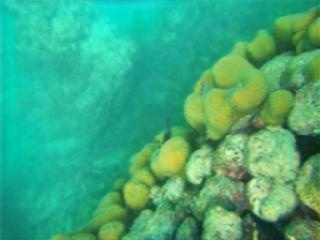
#> input picture abel/input_images/set_f38.jpg, 320 x 240 px, found by its file name
$ python gain4.py
#> lines starting #> are read from the running program, lines starting #| are printed output that depends on the picture
#> in load_and_preprocess_image, image is the input picture: shape (240, 320, 3); mean B, G, R 125.3, 170.8, 61.7
import cv2
import numpy as np
import matplotlib.pyplot as plt

# Function to balance RGB channels
def balance_colors(image):
    # Split the image into R, G, B channels
    r_channel, g_channel, b_channel = cv2.split(image)
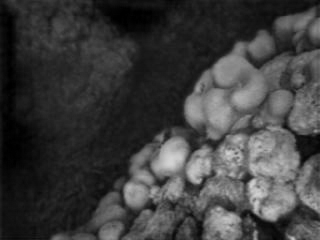
#> r_channel: shape (240, 320); min 0, max 212, mean 61.7
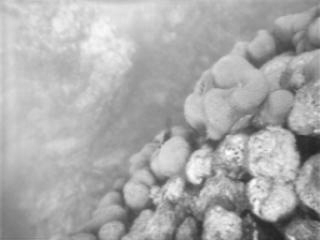
#> g_channel: shape (240, 320); min 33, max 255, mean 170.8
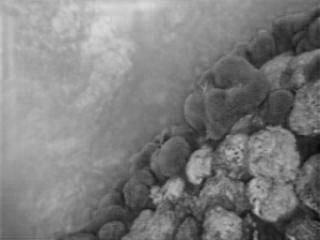
#> b_channel: shape (240, 320); min 8, max 219, mean 125.3

    # Compute the average intensity of each channel
    r_mean, g_mean, b_mean = np.mean(r_channel), np.mean(g_channel), np.mean(b_channel)
#> r_mean = 61.73; g_mean = 170.8; b_mean = 125.3
    overall_mean = (r_mean + g_mean + b_mean) / 3.0  # Target mean for all channels
#> overall_mean = 119.3

    # Normalize each channel to have the same mean intensity
    def normalize_channel(channel, mean, target_mean):
#> called with mean = 61.73, target_mean = 119.3
        scale_factor = target_mean / mean if mean != 0 else 1
#> scale_factor = 1.93
        adjusted_channel = channel * scale_factor
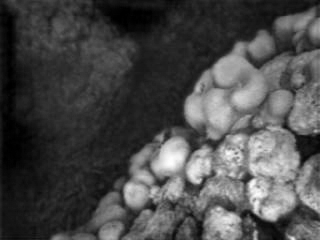
#> adjusted_channel: shape (240, 320) float64; min 0, max 409.6, mean 119.3; drawn with min black and max white
        return np.clip(adjusted_channel, 0, 255).astype(np.uint8)
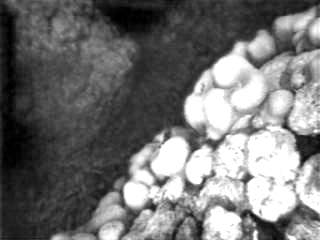
#> returned value: shape (240, 320); min 0, max 255, mean 114.1

    r_balanced = normalize_channel(r_channel, r_mean, overall_mean)
    g_balanced = normalize_channel(g_channel, g_mean, overall_mean)
#> call 2 of normalize_channel, with mean = 170.8, target_mean = 119.3
#> in normalize_channel (call 2), `scale_factor = target_mean / mean if mean != 0 else 1`: scale_factor = 0.698
#> in normalize_channel (call 2), `adjusted_channel = channel * scale_factor`:
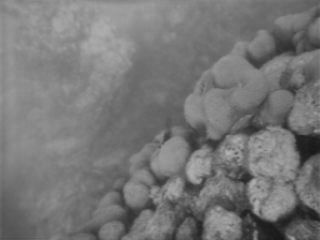
#> adjusted_channel: shape (240, 320) float64; min 23.05, max 178.1, mean 119.3
    b_balanced = normalize_channel(b_channel, b_mean, overall_mean)

    # Merge the balanced channels back into an image
    balanced_image = cv2.merge((r_balanced, g_balanced, b_balanced))
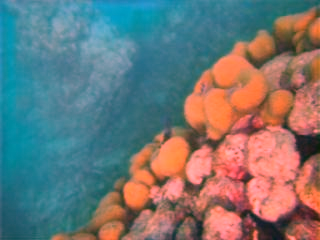
#> balanced_image: shape (240, 320, 3); mean R, G, B 114.1, 118.8, 118.8
    return balanced_image

# Load and preprocess the image
def load_and_preprocess_image(image_path):
    # Load the image in BGR format
    image = cv2.imread(image_path)
    if image is None:
        raise FileNotFoundError(f"Image not found at path: {image_path}")

    # Convert BGR to RGB
    return cv2.cvtColor(image, cv2.COLOR_BGR2RGB)

# Main function to balance and display the results
def main(image_path):
    # Load the image
    image = load_and_preprocess_image(image_path)

    # Balance the colors
    balanced_image = balance_colors(image)

    # Display the original and balanced images
    plt.figure(figsize=(12, 6))
    plt.subplot(1, 2, 1)
    plt.imshow(image)
    plt.title('Original Image')
    plt.axis('off')

    plt.subplot(1, 2, 2)
    plt.imshow(balanced_image)
    plt.title('Balanced Image (No Dominant Colors)')
    plt.axis('off')

    plt.tight_layout()
    plt.show()

# Path to the input image
image_path = r"C:\Users\albin John\OneDrive\Desktop\java\PROJECT\abel\input_images\set_f38.jpg"

# Run the main function
try:
    main(image_path)
except FileNotFoundError as e:
    print(e)

$ run again, with abel/input_images/set_f0.jpg copied over abel/input_images/set_f38.jpg
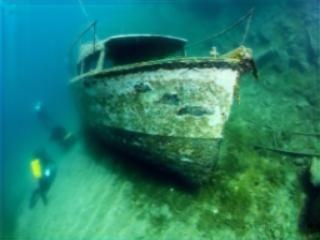
#> input picture abel/input_images/set_f0.jpg, 320 x 240 px, found by its file name
#> in load_and_preprocess_image, image is the input picture: shape (240, 320, 3); mean B, G, R 106.9, 127.4, 37
#> r_mean = 37; g_mean = 127.4; b_mean = 106.9
#> overall_mean = 90.45
#> scale_factor = 2.44
#> scale_factor = 0.71
#> in normalize_channel (call 2), `adjusted_channel = channel * scale_factor`:
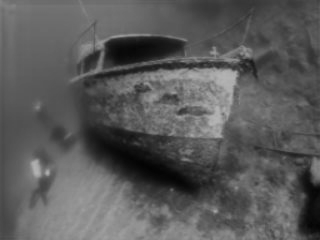
#> adjusted_channel: shape (240, 320) float64; min 2.84, max 181, mean 90.5
#> in balance_colors, `balanced_image = cv2.merge((r_balanced, g_balanced, b_balanced))`:
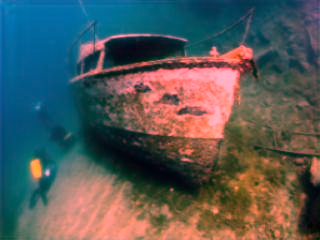
#> balanced_image: shape (240, 320, 3); mean R, G, B 83.9, 90, 89.9

$ run again, with abel/input_images/set_f17.jpg copied over abel/input_images/set_f38.jpg
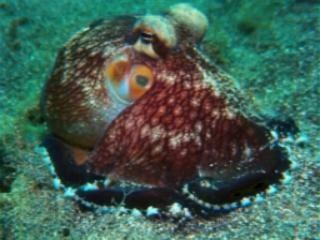
#> input picture abel/input_images/set_f17.jpg, 320 x 240 px, found by its file name
#> in load_and_preprocess_image, image is the input picture: shape (240, 320, 3); mean B, G, R 83.2, 95.3, 65
#> r_mean = 65.02; g_mean = 95.32; b_mean = 83.16
#> overall_mean = 81.17
#> scale_factor = 1.25
#> scale_factor = 0.852
#> in normalize_channel (call 2), `adjusted_channel = channel * scale_factor`:
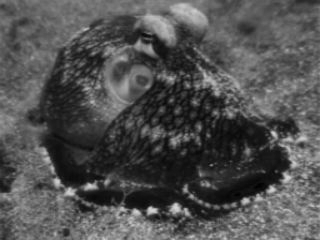
#> adjusted_channel: shape (240, 320) float64; min 0.852, max 215.4, mean 81.2
#> in balance_colors, `balanced_image = cv2.merge((r_balanced, g_balanced, b_balanced))`:
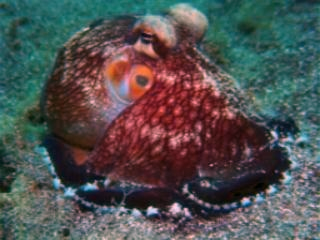
#> balanced_image: shape (240, 320, 3); mean R, G, B 80.6, 80.7, 80.7

$ run again, with abel/input_images/set_f2.jpg copied over abel/input_images/set_f38.jpg
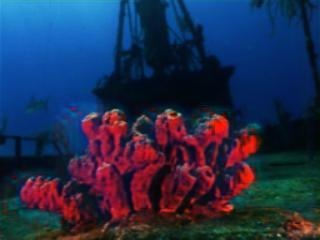
#> input picture abel/input_images/set_f2.jpg, 320 x 240 px, found by its file name
#> in load_and_preprocess_image, image is the input picture: shape (240, 320, 3); mean B, G, R 78.1, 46.1, 35.2
#> r_mean = 35.16; g_mean = 46.07; b_mean = 78.09
#> overall_mean = 53.11
#> scale_factor = 1.51
#> in balance_colors, `balanced_image = cv2.merge((r_balanced, g_balanced, b_balanced))`:
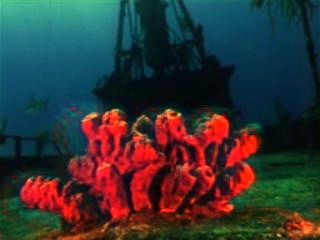
#> balanced_image: shape (240, 320, 3); mean R, G, B 52, 52.6, 52.6
